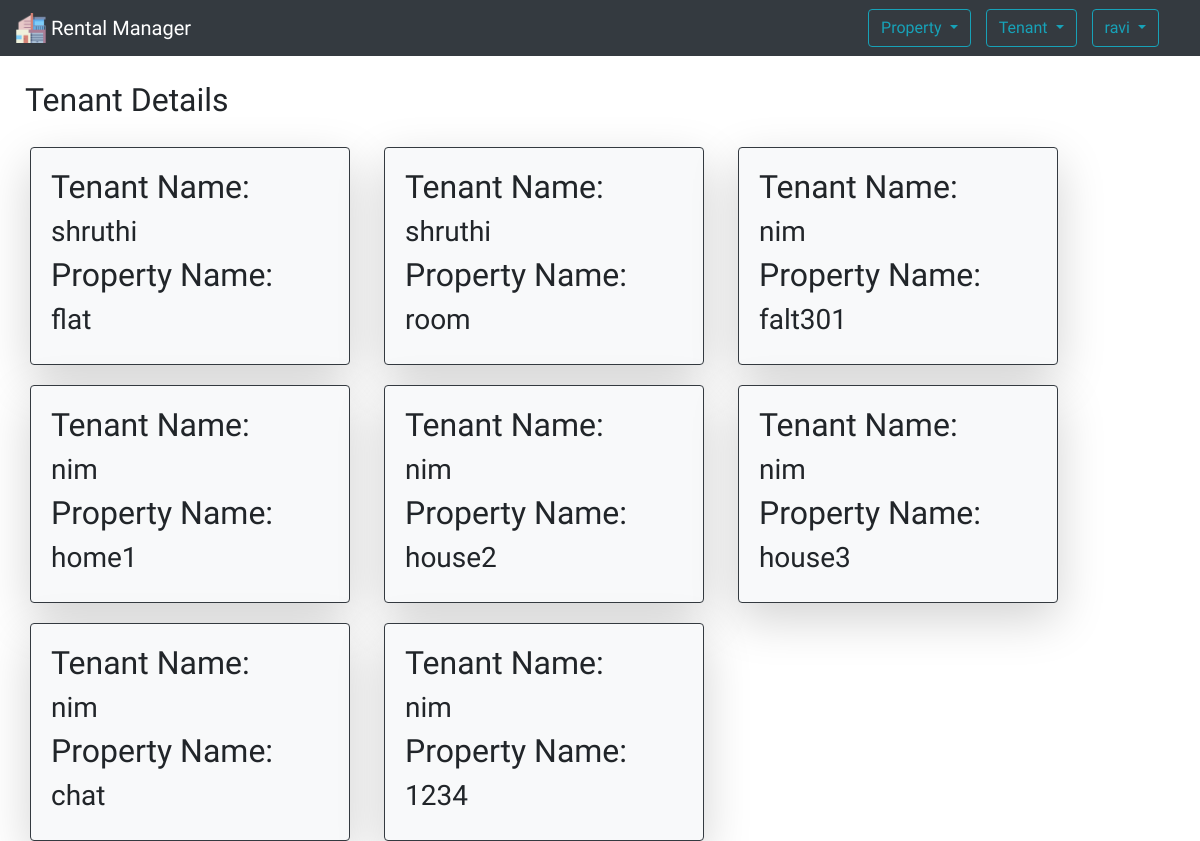
The app's page /owner_site/tenant_details/ (signed in) with its own data.
### house/models.py (models this page shows, shortened)
class Tenant(models.Model):
	prop=models.ForeignKey(Property, on_delete=models.CASCADE)
	user=models.ForeignKey(User,on_delete=models.CASCADE)
	rent_date = models.DateField(blank=True, null=True)
	notify_date = models.DateField(blank=True, null=True)
	def __str__(self):
		return f"{self.user.username} | {self.prop.name} | {self.prop.amount} | {self.prop.image} | {self.prop.description}"

class Property(models.Model):
	name = models.CharField(max_length=200)
	address = models.TextField()
	amount=models.IntegerField()
	description = models.TextField()
	image = models.ImageField(upload_to = 'static/images', null = True)
	owner=models.ForeignKey(User,on_delete=models.CASCADE)
	class meta:
		verbose_name='Properties'

### house/views.py (the view)
# urls.py: path('owner_site/tenant_details/',views.tenant_details,name='tenant_details'),
def tenant_details(request):
	owner = request.user
	properties = Property.objects.filter(owner=owner)
	tenants = []
	name= owner.username
	for prop in properties:
		try:
			tenant = Tenant.objects.get(prop=prop)
			tenants.append(tenant)
		except:
			pass
	print(tenants)
	return render(request,"tenant_details.html",{"tenants":tenants,"name":name})

### templates/tenant_details.html
{% extends 'owner_base.html'%}
{% block nav %}
	<h2 style="margin-top: 25px; margin-left: 25px;">Tenant Details</h2>
	{% for tenant in tenants %}
		<div class="card shadow-lg border-dark bg-light" style="width: 20rem; display: inline-block ;margin-top:20px; margin-left:30px">
			<div class="card-body">
				<h2 >Tenant Name:</h2><h3> {{tenant.user.username}} </h3>
				<h2>Property Name: </h2><h3>{{tenant.prop.name}}</h3>
			</div>
		</div>
	{% endfor %}
{% endblock %}

### templates/owner_base.html (shortened to what this page needs)
<!DOCTYPE html>
<html>
	<head>
		{% load static %}
		<link rel="stylesheet" href="https://stackpath.bootstrapcdn.com/bootstrap/4.1.3/css/bootstrap.min.css">
		<link rel="stylesheet" type="text/css" href="{% static "proprietor/style.css" %}">
	</head>
	<body background="{% static "images/bg5.jpeg" %}" style=" background-size:1500px; background-repeat: no-repeat; font-family: 'K2D', sans-serif; background-size:cover; ">
		<form method="POST" class="post-form" action="/owner_site/">
			<nav class="navbar navbar-dark bg-dark ">
				<a class="navbar-brand" href="/owner_site/">
					<img src="{% static "images/house.png" %}" width="30" height="30" alt=" " class="d-inline-block align-top">  Rental Manager
				</a>
				<ul class="nav nav-pills justify-content-left">
					<li class="nav-item" style=" margin-right: 15px;">
						<div class="btn-group">
							<button type="button" class="btn btn-outline-info dropdown-toggle" data-toggle="dropdown" aria-haspopup="true" aria-expanded="false" >
							Property  </button>
					</li>
					<li class="nav-item"  style=" margin-right: 15px;">
						<div class="btn-group">
							<button type="button" class="btn btn-outline-info dropdown-toggle" data-toggle="dropdown" aria-haspopup="true" aria-expanded="false">
							Tenant  </button>
						</div>
					</li>
					<li class="nav-item justify-content-end" style=" margin-right: 25px;" >
						<div class="btn-group ">
							<button type="button" class="btn btn-outline-info dropdown-toggle" data-toggle="dropdown" aria-haspopup="true" aria-expanded="false">
							{{name}} </button>
						</div>
					</li>
				</ul>
			</nav>
		</form>
		{% block nav%}
		{% endblock %}
	</body>
</html>

### records on screen
Tenant: user.username "shruthi", prop.name "flat"
Tenant: user.username "shruthi", prop.name "room"
Tenant: user.username "nim", prop.name "falt301"
Tenant: user.username "nim", prop.name "home1"
Tenant: user.username "nim", prop.name "house2"
Tenant: user.username "nim", prop.name "house3"
Tenant: user.username "nim", prop.name "chat"
Tenant: user.username "nim", prop.name "1234"

### other values on screen
{{ name }} "ravi"
